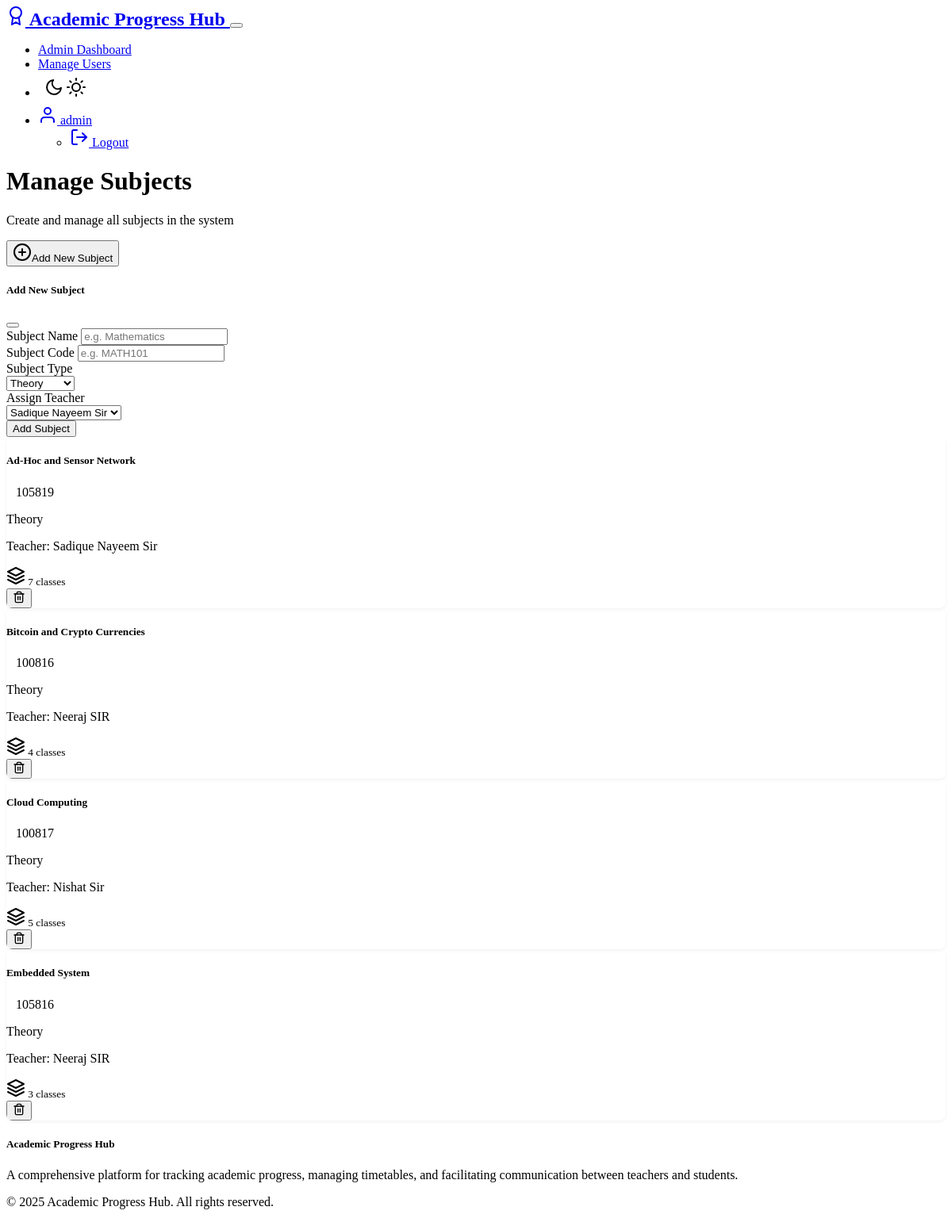
Screenshot of /admin/subjects (signed in) with the database file from the repository.
### models.py (models this page shows, shortened)
class User(UserMixin, db.Model):
    __tablename__ = 'users'
    id = db.Column(db.Integer, primary_key=True)
    username = db.Column(db.String(64), unique=True, nullable=False)  # Your login name
    email = db.Column(db.String(120), unique=True, nullable=False)    # Your email address
    password_hash = db.Column(db.String(256), nullable=False)         # Your secret password
    role = db.Column(db.String(10), nullable=False)                   # Are you a teacher, student, or admin?
    created_at = db.Column(db.DateTime, default=datetime.utcnow)      # When you joined
    is_active = db.Column(db.Boolean, default=True)                   # Are you using the website?
    teacher_profile = db.relationship('Teacher', backref='user', uselist=False, cascade='all, delete-orphan')
    student_profile = db.relationship('Student', backref='user', uselist=False, cascade='all, delete-orphan')
    @property
    def is_admin(self):
        return self.role == 'admin'

class Subject(db.Model):
    __tablename__ = 'subjects'
    id = db.Column(db.Integer, primary_key=True)
    name = db.Column(db.String(100), nullable=False)                              # Subject name
    code = db.Column(db.String(20), nullable=False, unique=True)                  # Subject code
    type = db.Column(db.String(20), nullable=False, default='Theory')             # Theory or Practical?
    teacher_id = db.Column(db.Integer, db.ForeignKey('teachers.id'), nullable=False)  # Who teaches it?
    timetables = db.relationship('Timetable', backref='subject', cascade='all, delete-orphan')
    performances = db.relationship('Performance', backref='subject', cascade='all, delete-orphan')

### routes/admin_routes.py (the view)
    def decorated_function(*args, **kwargs):
        if not current_user.is_authenticated or not current_user.is_admin:
            flash('Access denied: Admin permissions required.', 'danger')
            return redirect(url_for('auth.login'))
        return f(*args, **kwargs)

### routes/admin_routes.py
    class SubjectForm(FlaskForm):
        name = StringField('Subject Name', validators=[DataRequired()])
        code = StringField('Subject Code', validators=[DataRequired()])
        type = SelectField('Subject Type', choices=[
            ('Theory', 'Theory'),
            ('Practical', 'Practical'),
            ('Laboratory', 'Laboratory')
        ], validators=[DataRequired()])
        teacher_id = SelectField('Assign Teacher', coerce=int, validators=[DataRequired()])
        submit = SubmitField('Add Subject')

### app.py (called while the page is built)
@login_manager.user_loader
def load_user(user_id):
    from models import User
    return User.query.get(int(user_id))

### routes/admin_routes.py (called while the page is built)
def admin_required(f):
    def decorated_function(*args, **kwargs):
        if not current_user.is_authenticated or not current_user.is_admin:
            flash('Access denied: Admin permissions required.', 'danger')
            return redirect(url_for('auth.login'))
        return f(*args, **kwargs)
    decorated_function.__name__ = f.__name__
    return login_required(decorated_function)

### templates/admin/subjects.html (shortened to what this page needs)
{% extends 'layout.html' %}
{% block content %}
<div class="row mb-4 align-items-center">
    <div class="col">
        <h1 class="mb-0">Manage Subjects</h1>
        <p class="text-muted">Create and manage all subjects in the system</p>
    </div>
    <div class="col-auto">
        <button type="button" class="btn btn-primary" data-bs-toggle="modal" data-bs-target="#newSubjectModal">
            <span data-feather="plus-circle" class="me-2"></span>Add New Subject
        </button>
    </div>
</div>
<div class="modal fade" id="newSubjectModal" tabindex="-1" aria-labelledby="newSubjectModalLabel" aria-hidden="true">
    <div class="modal-dialog">
        <div class="modal-content">
            <div class="modal-header">
                <h5 class="modal-title" id="newSubjectModalLabel">Add New Subject</h5>
                <button type="button" class="btn-close" data-bs-dismiss="modal" aria-label="Close"></button>
            </div>
            <div class="modal-body">
                <form method="POST" action="{{ url_for('admin.manage_subjects') }}">
                    <div class="mb-3">
                        {{ form.name.label(class="form-label") }}
                        {{ form.name(class="form-control", placeholder="e.g. Mathematics") }}
                    </div>
                    <div class="mb-3">
                        {{ form.code.label(class="form-label") }}
                        {{ form.code(class="form-control", placeholder="e.g. MATH101") }}
                    </div>
                    <div class="mb-3">
                        {{ form.type.label(class="form-label") }}
                        <div>
                            {{ form.type(class="form-select") }}
                        </div>
                    </div>
                    <div class="mb-3">
                        {{ form.teacher_id.label(class="form-label") }}
                        <div>
                            {{ form.teacher_id(class="form-select") }}
                        </div>
                    </div>
                    <div class="d-grid">
                        {{ form.submit(class="btn btn-primary") }}
                    </div>
                </form>
            </div>
        </div>
    </div>
</div>
{% if subjects %}
    <div class="row g-4">
        {% for subject in subjects %}
            <div class="col-md-6 col-lg-4">
                <div class="card h-100">
                    <div class="card-body">
                        <div class="d-flex justify-content-between align-items-center mb-2">
                            <h5 class="card-title mb-0">{{ subject.name }}</h5>
                            <span class="badge bg-secondary">{{ subject.code }}</span>
                        </div>
                        <p class="text-muted mb-2">{{ subject.type }}</p>
                        <p class="text-muted">Teacher: {{ subject.teacher.user.username }}</p>
                        <div class="d-flex justify-content-between mt-3">
                            <small class="text-muted">
                                <span data-feather="layers" class="me-1"></span>
                                {{ subject.timetables|length }} classes
                            </small>
                            <form method="POST" action="{{ url_for('admin.delete_subject', subject_id=subject.id) }}" onsubmit="return confirm('Are you sure you want to delete this subject? This will also delete all related timetables and performance records.');">
                                <button type="submit" class="btn btn-sm btn-outline-danger">
                                    <span data-feather="trash-2" style="width: 16px; height: 16px;"></span>
                                </button>
                            </form>
                        </div>
                    </div>
                </div>
            </div>
        {% endfor %}
    </div>
{% endif %}
{% endblock %}

### templates/layout.html (shortened to what this page needs)
<!DOCTYPE html>
<html lang="en" data-bs-theme="dark">
<head>
    <link rel="stylesheet" href="https://cdn.replit.com/agent/bootstrap-agent-dark-theme.min.css">
    <link rel="stylesheet" href="{{ url_for('static', filename='css/style.css') }}">
    {% if current_user.is_authenticated and current_user.role == 'admin' %}
    <link rel="stylesheet" href="{{ url_for('static', filename='css/admin/style.css') }}">
    {% endif %}
</head>
<body class="{% block body_class %}{% endblock %}">
    <nav class="navbar navbar-expand-lg navbar-dark bg-dark mb-4">
        <div class="container">
            <a class="navbar-brand" href="{{ url_for('index') }}">
                <span data-feather="award" class="me-2"></span>
                Academic Progress Hub
            </a>
            <button class="navbar-toggler" type="button" data-bs-toggle="collapse" data-bs-target="#navbarNav">
            </button>
            <div class="collapse navbar-collapse" id="navbarNav">
                <ul class="navbar-nav ms-auto">
                    {% if current_user.is_authenticated %}
                        {% if current_user.role == 'admin' %}
                            <li class="nav-item">
                                <a class="nav-link" href="{{ url_for('admin.admin_dashboard') }}">Admin Dashboard</a>
                            </li>
                            <li class="nav-item">
                                <a class="nav-link" href="{{ url_for('admin.manage_users') }}">Manage Users</a>
                            </li>
                        {% endif %}
                        <li class="nav-item">
                            <button class="nav-link btn theme-toggle px-2" id="themeToggle" title="Toggle Light/Dark Mode">
                                <span data-feather="moon" class="theme-icon-dark d-none"></span>
                                <span data-feather="sun" class="theme-icon-light"></span>
                            </button>
                        </li>
                        <li class="nav-item dropdown">
                            <a class="nav-link dropdown-toggle" href="#" id="userDropdown" role="button" data-bs-toggle="dropdown">
                                <span data-feather="user" class="me-1"></span>
                                {{ current_user.username }}
                            </a>
                            <ul class="dropdown-menu dropdown-menu-end">
                                <li>
                                    <a class="dropdown-item" href="{{ url_for('auth.logout') }}">
                                        <span data-feather="log-out" class="me-1"></span> Logout
                                    </a>
                                </li>
                            </ul>
                        </li>
                    {% endif %}
                </ul>
            </div>
        </div>
    </nav>
    <main class="container my-4">
        {% block content %}{% endblock %}
    </main>
    <footer class="bg-dark text-light py-4 mt-5">
        <div class="container">
            <div class="row">
                <div class="col-md-6">
                    <h5>Academic Progress Hub</h5>
                    <p>A comprehensive platform for tracking academic progress, managing timetables, and facilitating communication between teachers and students.</p>
                </div>
                <div class="col-md-6 text-md-end">
                    <p>&copy; 2025 Academic Progress Hub. All rights reserved.</p>
                </div>
            </div>
        </div>
    </footer>
</body>
</html>

### static/css/style.css (style rules this page uses)
:root { --transition-speed: 0.3s; }
.theme-toggle { background: transparent; border: none; cursor: pointer; padding: 0.5rem; transition: color var(--transition-speed); }
.navbar-brand { font-weight: bold; font-size: 1.5rem; }
.card { background-color: var(--bs-dark); border: 1px solid rgba(255, 255, 255, 0.1); box-shadow: 0 4px 6px rgba(0, 0, 0, 0.2); overflow: hidden; }
body, .card, .chart-container { transition: background-color var(--transition-speed) ease, color var(--transition-speed) ease, border-color var(--transition-speed) ease; }

### static/css/admin/style.css (style rules this page uses)
.badge { padding: 0.5em 0.75em; }
.modal-content { border-radius: 0.5rem; }
.card { border-radius: 0.5rem; border: none; box-shadow: 0 2px 4px rgba(0,0,0,0.05); }

### rows the page displays
User: username "admin"
Subject: name "Ad-Hoc and Sensor Network", code "105819", type "Theory", teacher.user.username "Sadique Nayeem Sir", timetables|length "7"
Subject: name "Bitcoin and Crypto Currencies", code "100816", type "Theory", teacher.user.username "Neeraj SIR", timetables|length "4"
Subject: name "Cloud Computing", code "100817", type "Theory", teacher.user.username "Nishat Sir", timetables|length "5"
Subject: name "Embedded System", code "105816", type "Theory", teacher.user.username "Neeraj SIR", timetables|length "3"
